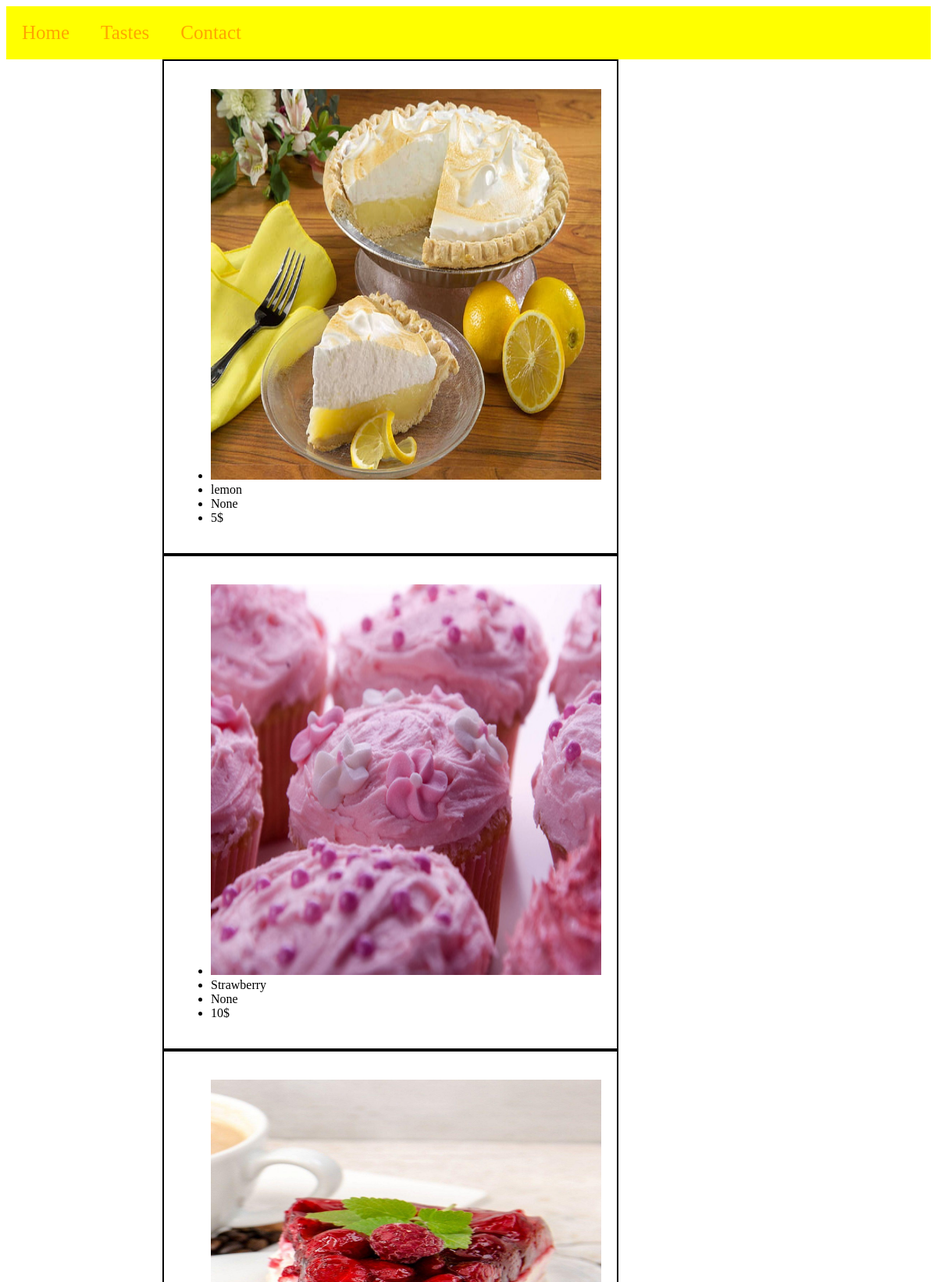
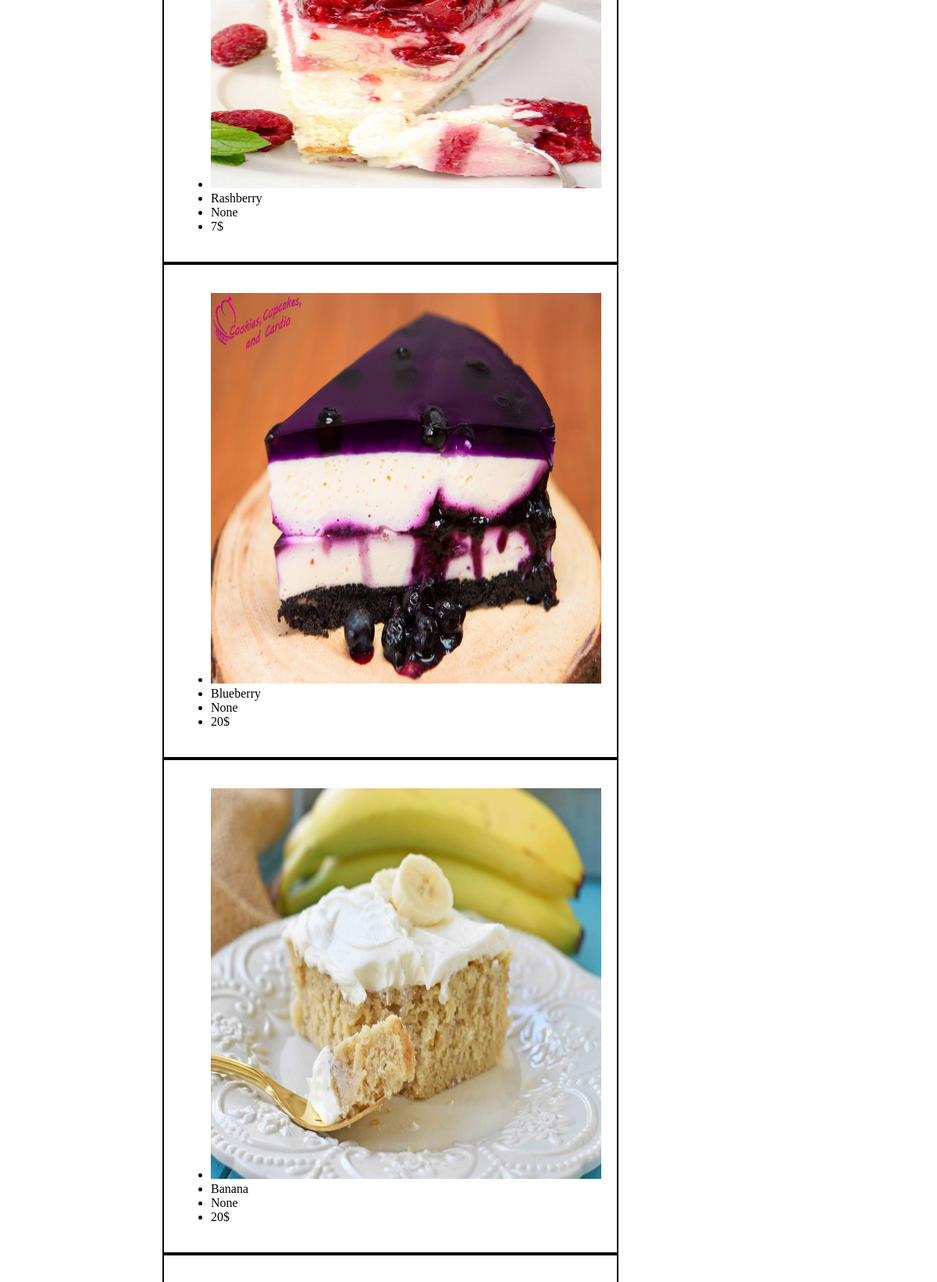
/tastes/ (upper part), run on the app's committed database (2 pictures, top to bottom).
### sweets/models.py (models this page shows, shortened)
class Sweet(models.Model):
	name = models.CharField(max_length=200)
	price = models.PositiveIntegerField()
	image = models.ImageField()
	description = models.CharField(max_length=500, blank=True, null=True)

### sweets/views.py (the view)
# urls.py: path('tastes/', TastePageView.as_view(), name="taste"),
class TastePageView(ListView):
	model = Sweet
	template_name = "taste.html"

### templates/taste.html (shortened to what this page needs)
{% extends 'base.html'%}
{% load static%}
{% block content%}
<link rel="stylesheet" href="{% static 'taste/taste.css'%}">
{% for sweet in object_list%}
<div class="container">
	<ul>
		<li><img src="{{ sweet.image.url }}" width="500" height="500"></li>
		<li>{{ sweet.name }}</li>
		<li>{{ sweet.description }}</li>
		<li>{{ sweet.price}}$</li>
	</ul>
</div>
{% endfor%}
{% endblock content%}

### templates/base.html (shortened to what this page needs)
{% load static%}
<!DOCTYPE html>
<html>
<link rel="stylesheet" href="{% static 'base.css'%}">
<div class="navbar">
	<a href="{% url 'home'%}">Home</a>
	<a href="{% url 'taste'%}">Tastes</a>
	<a href="#">Contact</a>
</div>
{% block content%}
{% endblock content%}
</html>

### static/base.css (style rules this page uses)
.navbar { width: 100%; height: 7%; overflow: hidden; background-color: yellow; }
.navbar a { float: left; text-align: center; padding: 20px; color: orange; text-decoration: none; font-size: 25px; }

### static/taste/taste.css (style rules this page uses)
.container { border: 2px solid black; margin-left: 200px; padding: 20px; display: flex-inline; flex-wrap: wrap; float: left; }

### data on the page
Sweet: image (picture), name "lemon", description "None", price "5"
Sweet: image (picture), name "Strawberry", description "None", price "10"
Sweet: image (picture), name "Rashberry", description "None", price "7"
Sweet: image (picture), name "Blueberry", description "None", price "20"
Sweet: image (picture), name "Banana", description "None", price "20"
